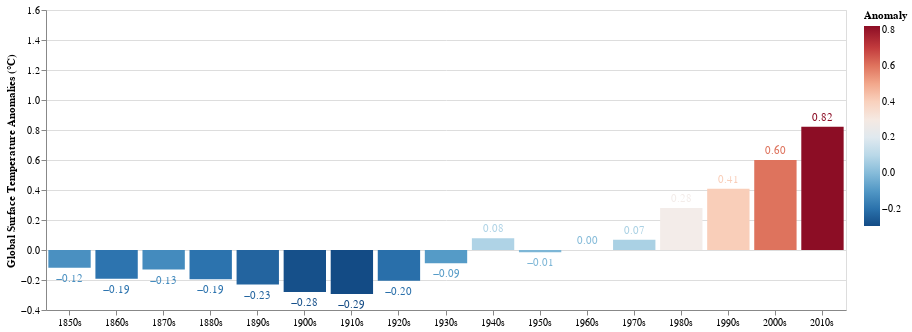

Here is the notebook cell this chart was saved with:
### Code cell
chart = chart.encode(
   y=alt.Y('Anomaly', 
           title='Global Surface Temperature Anomalies (°C)',
           scale=alt.Scale(domain=[-0.4, 1.5]))
)

chart + text

### Figure 1 — Vega-Lite specification as saved in the notebook (floating-point values rounded to 4 significant figures; data arrays with more than 128 entries replaced by an {"elided": "..."} marker saying what was removed)
{"config": {"view": {"continuousWidth": 300, "continuousHeight": 300}}, "layer": [{"mark": {"type": "bar"}, "encoding": {"color": {"field": "Anomaly", "scale": {"reverse": true, "scheme": "redblue"}, "type": "quantitative"}, "x": {"axis": {"labelAngle": 0, "labelExpr": "datum.value + 's'", "title": ""}, "field": "Decade", "type": "ordinal"}, "y": {"field": "Anomaly", "scale": {"domain": [-0.4, 1.5]}, "title": "Global Surface Temperature Anomalies (°C)", "type": "quantitative"}}, "transform": [{"filter": "year(datum.Date) < 2020"}, {"calculate": "(year(datum.Date) - year(datum.Date) % 10)", "as": "Decade"}, {"aggregate": [{"op": "mean", "field": "Anomaly", "as": "Anomaly"}], "groupby": ["Decade"]}]}, {"mark": {"type": "text", "align": "center", "baseline": "top", "dy": {"expr": "if((datum.Anomaly > 0),-15,5)"}}, "encoding": {"color": {"field": "Anomaly", "scale": {"reverse": true, "scheme": "redblue"}, "type": "quantitative"}, "text": {"aggregate": "mean", "field": "Anomaly", "format": ".2f", "type": "quantitative"}, "x": {"axis": {"labelAngle": 0, "labelExpr": "datum.value + 's'", "title": ""}, "field": "Decade", "type": "ordinal"}, "y": {"field": "Anomaly", "title": "Global Surface Temperature Anomalies (°C)", "type": "quantitative"}}, "transform": [{"filter": "year(datum.Date) < 2020"}, {"calculate": "(year(datum.Date) - year(datum.Date) % 10)", "as": "Decade"}, {"aggregate": [{"op": "mean", "field": "Anomaly", "as": "Anomaly"}], "groupby": ["Decade"]}]}], "data": {"name": "data-28cd39674868bff0586e75d109b20cd9"}, "width": 800, "$schema": "https://vega.github.io/schema/vega-lite/v5.16.3.json", "datasets": {"data-28cd39674868bff0586e75d109b20cd9": {"elided": "2092 records"}}}
